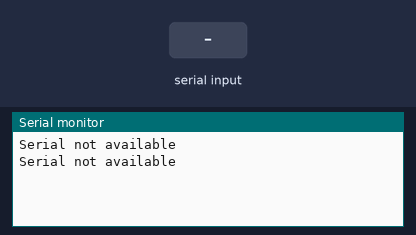
A sketch run on a simulated Arduino Uno, built with avr-gcc and run on an emulated ATmega328P. Shown: the last lines printed to the serial monitor. The inputs (shaded band) are chosen by the test bench.

Above: at 1.2 s.
1.3 s: byte 30 received over Serial
At 2.8 s:
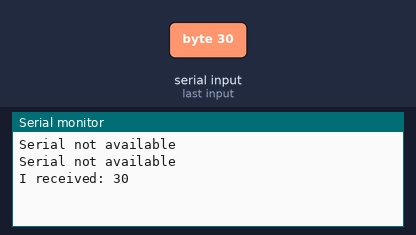
3.5 s: byte 90 received over Serial
At 4.4 s:
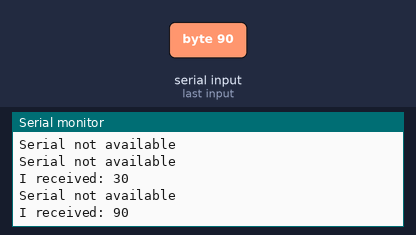
5.0 s: byte 120 received over Serial
At 5.8 s:
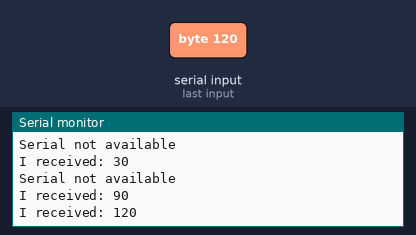

Measured:
- after the input at 1.3 s, the serial monitor: prints a new line after 0.70 s (image 1)
- after the input at 3.5 s, the serial monitor: prints a new line after 0.50 s (image 2)
- after the input at 5.0 s, the serial monitor: prints a new line at once (image 3)

The sketch:

read.ino
```cpp
int incomingByte = 0; // for incoming serial data

void setup()
{
  Serial.begin(9600); // opens serial port, sets data rate to 9600 bps
}

void loop()
{
  // send data only when you receive data:
  if (Serial.available() > 0) {
    // read the incoming byte:
    incomingByte = Serial.read();

    // say what you got:
    Serial.print("I received: ");
    Serial.println(incomingByte, DEC);
  }
  else
  {
    Serial.println("Serial not available");
  }
  delay(1000);
}
```
